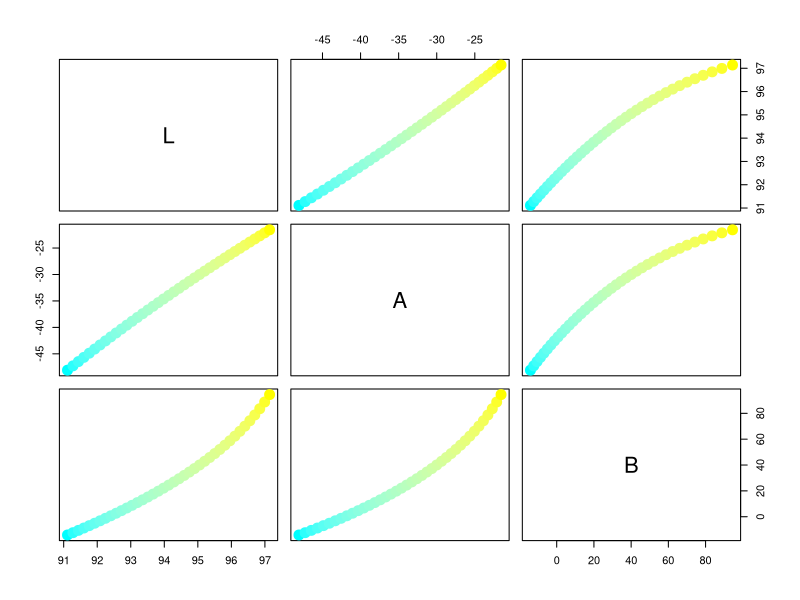
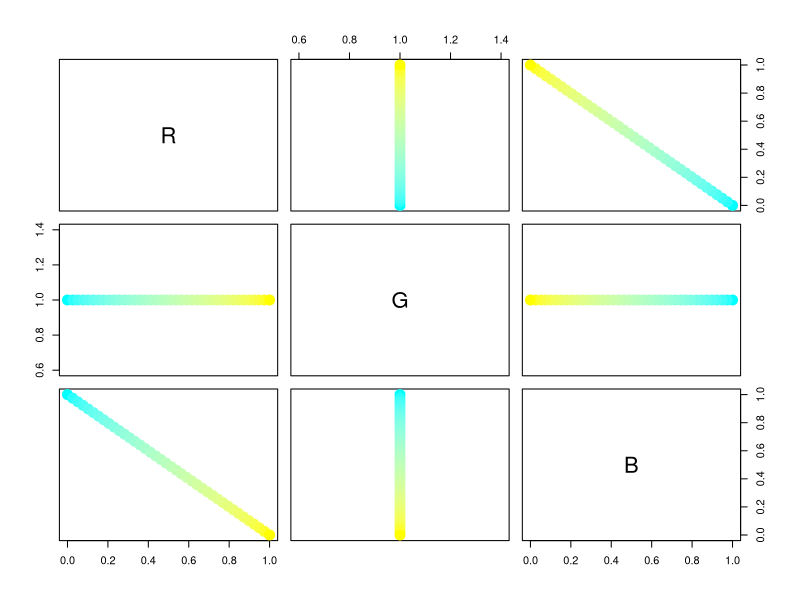

Here is the R script that generated these plots, in order:
#test some colorspace manipulations
library(colorspace)

## Show the LAB space
set.seed(1)
valsr = seq(0, 1, length.out = 40)
valsr
valsb = seq(1, 0, length.out = 40)
valsb
x <- RGB(valsr, 1, valsb)
y <- as(x, "LAB")
head(x)
head(y)
plot(y)
plot(x)
x
y
str(x)
print(x)


px_rgb = RGB(50/255,80/255,120/255)
px_rgb

px_lab = as(px_rgb,"LAB")
px_lab
